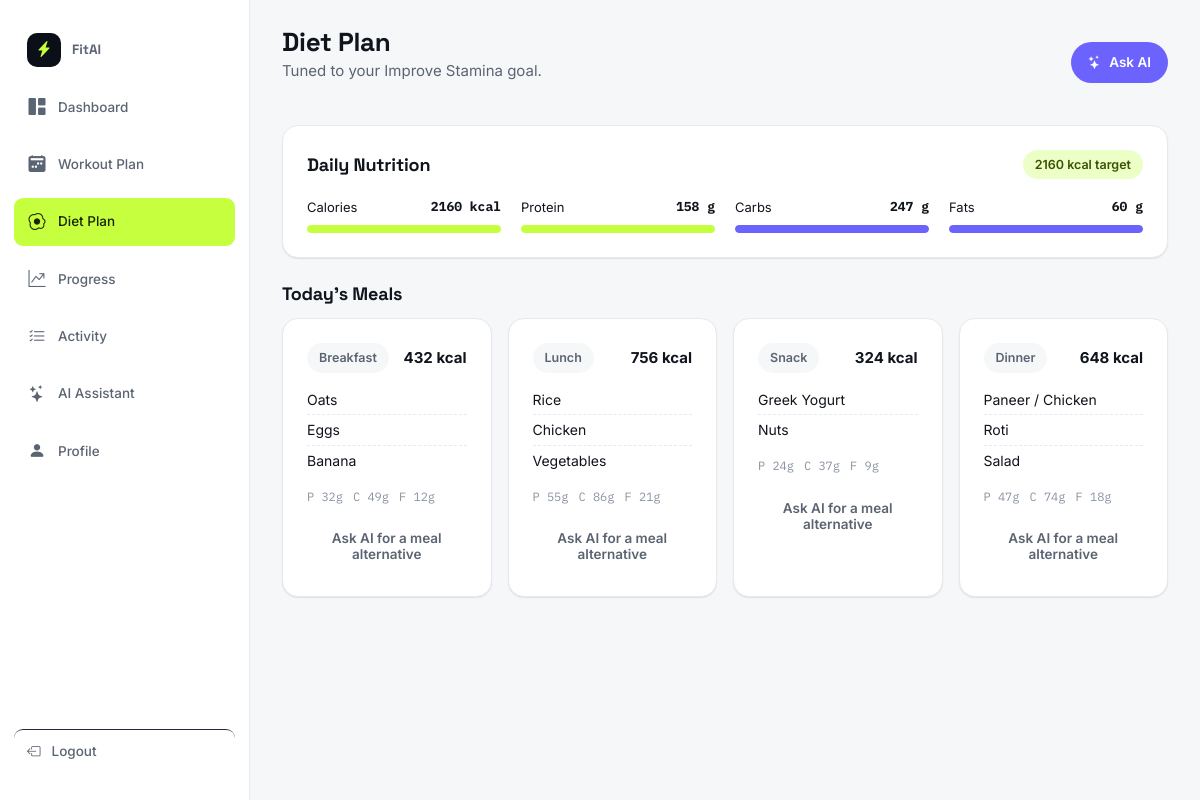
Page /dashboard/diet-plan/ (signed in) on the committed database.
### core/models.py (models this page shows, shortened)
class UserProfile(models.Model):
    user = models.OneToOneField(User, on_delete=models.CASCADE, related_name="profile")
    mobile = models.CharField(max_length=20, blank=True)
    goal = models.CharField(max_length=30, choices=GOAL_CHOICES, blank=True)
    age = models.PositiveSmallIntegerField(null=True, blank=True)
    gender = models.CharField(max_length=10, choices=GENDER_CHOICES, blank=True)
    height_cm = models.FloatField(null=True, blank=True)
    weight_kg = models.FloatField(null=True, blank=True)
    target_weight_kg = models.FloatField(null=True, blank=True)
    fitness_level = models.CharField(max_length=20, choices=FITNESS_LEVEL_CHOICES, default="Beginner")
    activity_level = models.CharField(max_length=20, choices=ACTIVITY_LEVEL_CHOICES, default="Moderately Active")
    measurements = models.CharField(max_length=255, blank=True)
    workout_location = models.CharField(max_length=10, choices=LOCATION_CHOICES, blank=True)
    workout_days = models.PositiveSmallIntegerField(default=5)
    workout_duration = models.CharField(max_length=20, blank=True)
    workout_time = models.CharField(max_length=20, blank=True)
    equipment = models.JSONField(default=list, blank=True)
    onboarding_complete = models.BooleanField(default=False)
    created_at = models.DateTimeField(auto_now_add=True)

class DietTarget(models.Model):
    user = models.OneToOneField(User, on_delete=models.CASCADE, related_name="diet_target")
    calorie_target = models.PositiveSmallIntegerField(default=2400)
    protein_target = models.PositiveSmallIntegerField(default=150)
    carbs_target = models.PositiveSmallIntegerField(default=250)
    fat_target = models.PositiveSmallIntegerField(default=70)

class Meal(models.Model):
    MEAL_TYPES = [("Breakfast", "Breakfast"), ("Lunch", "Lunch"), ("Snack", "Snack"), ("Dinner", "Dinner")]
    user = models.ForeignKey(User, on_delete=models.CASCADE, related_name="meals")
    meal_type = models.CharField(max_length=20, choices=MEAL_TYPES)
    items = models.JSONField(default=list)
    calories = models.PositiveSmallIntegerField(default=0)
    protein_g = models.PositiveSmallIntegerField(default=0)
    carbs_g = models.PositiveSmallIntegerField(default=0)
    fat_g = models.PositiveSmallIntegerField(default=0)
    order = models.PositiveSmallIntegerField(default=0)
    class Meta:
        ordering = ["order"]

### core/views.py (the view)
# urls.py: path("dashboard/diet-plan/", views.diet_plan, name="diet_plan"),
@login_required
def diet_plan(request):
    profile, _ = m.UserProfile.objects.get_or_create(user=request.user)
    target = m.DietTarget.objects.filter(user=request.user).first()
    meals = m.Meal.objects.filter(user=request.user)
    meals_list = list(meals)
    total_cal = sum(x.calories for x in meals_list)
    calorie_pct = min(100, round(total_cal / target.calorie_target * 100)) if target and target.calorie_target else 0
    protein_pct = min(100, round(sum(x.protein_g for x in meals_list) / target.protein_target * 100)) if target and target.protein_target else 0
    carbs_pct = min(100, round(sum(x.carbs_g for x in meals_list) / target.carbs_target * 100)) if target and target.carbs_target else 0
    fat_pct = min(100, round(sum(x.fat_g for x in meals_list) / target.fat_target * 100)) if target and target.fat_target else 0
    return render(request, "dashboard/diet_plan.html", {
        "profile": profile, "target": target, "meals": meals,
        "calorie_pct": calorie_pct, "protein_pct": protein_pct, "carbs_pct": carbs_pct, "fat_pct": fat_pct,
    })

### core/context_processors.py (called while the page is built)
def ensure_csrf_cookie(request):
    get_token(request)
    return {}

def app_context(request):
    ctx = {}
    if request.user.is_authenticated:
        profile, _ = UserProfile.objects.get_or_create(user=request.user)
        ctx["current_profile"] = profile
        ctx["unread_notifications_count"] = Notification.objects.filter(user=request.user, is_read=False).count()
        ctx["recent_notifications"] = Notification.objects.filter(user=request.user)[:6]
    return ctx

### templates/dashboard/diet_plan.html (shortened to what this page needs)
{% extends "base.html" %}
{% load static %}
{% block extra_css %}<link rel="stylesheet" href="{% static 'css/dashboard.css' %}">{% endblock %}
{% block content %}
<div class="app-shell">
  {% include "components/sidebar.html" with active="diet" %}
  <main class="main-content" id="main-content">
    <div class="topbar">
      <div class="topbar__greeting"><h1>Diet Plan</h1><p class="muted">Tuned to your {{ profile.goal|default:"fitness" }} goal.</p></div>
      <div class="topbar__actions"><a href="/ai-assistant/" class="btn btn-violet btn-sm"><i class="bi bi-stars"></i> Ask AI</a></div>
    </div>
    <section class="card card-pad">
      <div class="section-head"><h2>Daily Nutrition</h2><span class="pill pill-lime">{{ target.calorie_target|default:"—" }} kcal target</span></div>
      <div class="macro-grid">
        <div class="macro-item">
          <div class="macro-item__head"><span>Calories</span><strong>{{ target.calorie_target|default:"—" }} kcal</strong></div>
          <div class="progress-bar"><span style="width:{{ calorie_pct }}%"></span></div>
        </div>
        <div class="macro-item">
          <div class="macro-item__head"><span>Protein</span><strong>{{ target.protein_target|default:"—" }} g</strong></div>
          <div class="progress-bar"><span style="width:{{ protein_pct }}%"></span></div>
        </div>
        <div class="macro-item">
          <div class="macro-item__head"><span>Carbs</span><strong>{{ target.carbs_target|default:"—" }} g</strong></div>
          <div class="progress-bar violet"><span style="width:{{ carbs_pct }}%"></span></div>
        </div>
        <div class="macro-item">
          <div class="macro-item__head"><span>Fats</span><strong>{{ target.fat_target|default:"—" }} g</strong></div>
          <div class="progress-bar violet"><span style="width:{{ fat_pct }}%"></span></div>
        </div>
      </div>
    </section>
    <section class="section-head" style="margin:26px 0 14px;"><h2>Today's Meals</h2></section>
    <div class="meal-grid">
      {% for meal in meals %}
      <div class="card card-pad meal-card">
        <div class="meal-card__head"><span class="pill">{{ meal.meal_type }}</span><strong>{{ meal.calories }} kcal</strong></div>
        <ul class="meal-list">{% for item in meal.items %}<li>{{ item }}</li>{% endfor %}</ul>
        <div class="meal-macros"><span>P {{ meal.protein_g }}g</span><span>C {{ meal.carbs_g }}g</span><span>F {{ meal.fat_g }}g</span></div>
        <button class="btn btn-ghost btn-sm btn-block ask-ai-meal">Ask AI for a meal alternative</button>
      </div>
      {% empty %}
      <p class="muted">No meal plan yet — finish onboarding to generate one.</p>
      {% endfor %}
    </div>
  </main>
</div>
{% endblock %}

### static/css/style.css (style rules this page uses)
:root { --navy-950:#0B0F17; --navy-900:#10151F; --navy-800:#171E2B; --navy-700:#232C3D; --line:#2A3346; --line-soft:#E7E9EE; --paper:#F6F7F9; --surface:#FFFFFF; --ink:#10141C; --ink-soft:#5B6472; --ink-faint:#8A93A3; --lime:#C6FF3D; --lime-ink:#1C2405; --violet:#6C63FF; --violet-soft:#EFEEFF; --red:#FF5C5C; --amber:#FFB020; --green:#2ED374; --r-sm:10px; --r-md:16px; --r-lg:24px; --r-pill:999px; --shadow-sm:0 1px 2px rgba(16,20,28,.06), 0 1px 1px rgba(16,20,28,.04); --shadow-md:0 8px 24px -8px rgba(16,20,28,.16); --shadow-lg:0 20px 48px -16px rgba(16,20,28,.28); --font-display:'Space Grotesk', 'Arial Narrow', sans-serif; --font-body:'Inter', -apple-system, BlinkMacSystemFont, sans-serif; --font-mono:'IBM Plex Mono', ui-monospace, monospace; --container:1240px; }
*,*::before,*::after { box-sizing:border-box; }
html { scroll-behavior:smooth; }
body { margin:0; font-family:var(--font-body); background:var(--paper); color:var(--ink); font-size:15px; line-height:1.55; -webkit-font-smoothing:antialiased; }
h1,h2,h3,h4,h5 { font-family:var(--font-display); color:var(--ink); margin:0 0 .5em; line-height:1.1; letter-spacing:-0.01em; }
p { margin:0 0 1em; }
a { color:inherit;text-decoration:none; }
button { font-family:inherit; }
ul { margin:0;padding:0;list-style:none; }
.btn { display:inline-flex;align-items:center;justify-content:center;gap:8px; padding:13px 22px; border-radius:var(--r-pill); font-weight:600;font-size:14.5px; border:1.5px solid transparent; cursor:pointer; transition:transform .15s ease, box-shadow .15s ease, background .15s ease, color .15s ease, border-color .15s ease; min-height:46px; }
.btn-violet { background:var(--violet);color:#fff; }
.btn-ghost { background:transparent;color:var(--ink-soft);border-color:transparent; }
.btn-block { width:100%; }
.btn-sm { padding:9px 16px;min-height:36px;font-size:13.5px; }
.card { background:var(--surface); border:1px solid var(--line-soft); border-radius:var(--r-md); box-shadow:var(--shadow-sm); }
.card-pad { padding:24px; }
.pill { display:inline-flex;align-items:center;gap:6px; padding:5px 12px;border-radius:var(--r-pill); font-size:12.5px;font-weight:600; background:var(--paper);color:var(--ink-soft); }
.pill-lime { background:#EBFFC7;color:#3D5200; }
.progress-bar { height:8px;background:var(--paper);border-radius:var(--r-pill);overflow:hidden; }
.progress-bar > span { display:block;height:100%;background:var(--lime);border-radius:var(--r-pill);transition:width .4s ease; }
.progress-bar.violet > span { background:var(--violet); }
.muted { color:var(--ink-soft); }
.app-shell { display:flex;height:100vh;overflow:hidden;background:var(--paper); }
.main-content { flex:1;min-width:0;height:100vh;overflow-y:auto;padding:28px 32px 100px; }
.topbar { display:flex;align-items:center;justify-content:space-between;gap:16px;margin-bottom:28px;flex-wrap:wrap; }
.topbar__greeting h1 { font-size:26px;margin-bottom:2px; }
.topbar__actions { display:flex;align-items:center;gap:10px;position:relative; }

### static/css/responsive.css (style rules this page uses)
html, body { width: 100%; max-width: 100%; overflow-x: hidden; }
body { min-width: 320px; }
* { box-sizing: border-box; }
input, select, textarea, button { max-width: 100%; }

### static/css/dashboard.css (style rules this page uses)
.section-head { display:flex;justify-content:space-between;align-items:center;margin-bottom:18px;gap:12px;flex-wrap:wrap; }
.section-head h2 { font-size:18px;margin:0; }
.macro-grid { display:grid;grid-template-columns:repeat(4,1fr);gap:20px; }
.macro-item__head { display:flex;justify-content:space-between;font-size:13px;margin-bottom:8px; }
.macro-item__head strong { font-family:var(--font-mono); }
.meal-grid { display:grid;grid-template-columns:repeat(4,1fr);gap:16px; }
.meal-card__head { display:flex;justify-content:space-between;align-items:center;margin-bottom:12px; }
.meal-list { margin-bottom:12px; }
.meal-list li { padding:4px 0;font-size:14px;border-bottom:1px dashed var(--line-soft); }
.meal-list li:last-child { border-bottom:none; }
.meal-macros { display:flex;gap:10px;font-size:12px;color:var(--ink-faint);font-family:var(--font-mono);margin-bottom:14px; }

### rows in the picture
UserProfile: goal "Improve Stamina"
DietTarget: calorie_target "2160", protein_target "158", carbs_target "247", fat_target "60"
Meal: meal_type "Breakfast", calories "432", meal "Oats" "Eggs" "Banana", protein_g "32", carbs_g "49", fat_g "12"
Meal: meal_type "Lunch", calories "756", meal "Rice" "Chicken" "Vegetables", protein_g "55", carbs_g "86", fat_g "21"
Meal: meal_type "Snack", calories "324", meal "Greek Yogurt" "Nuts", protein_g "24", carbs_g "37", fat_g "9"
Meal: meal_type "Dinner", calories "648", meal "Paneer / Chicken" "Roti" "Salad", protein_g "47", carbs_g "74", fat_g "18"
